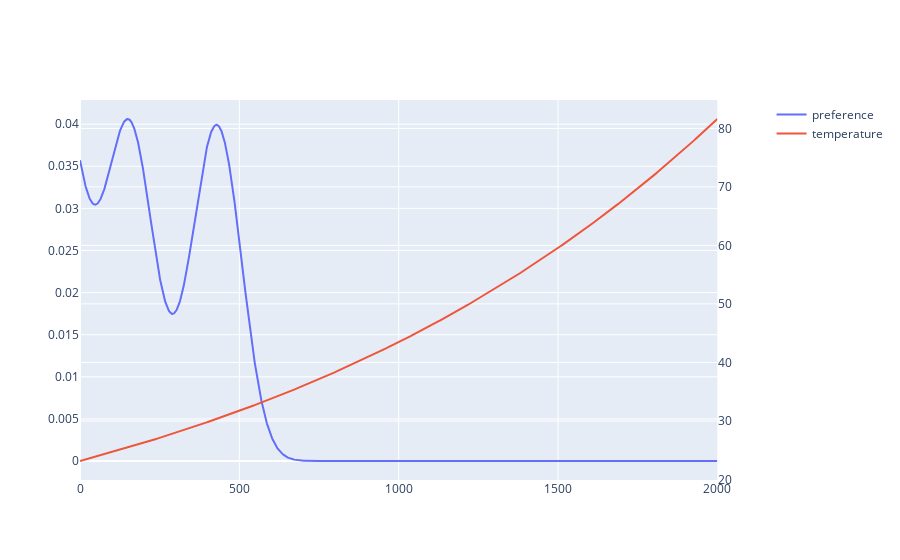

Here is the notebook cell this chart was saved with:
### Code cell
seed(SEED)

test_envs = make_envs(10, temp_mu=22)
test_hist = test(model, test_envs, n_rounds=2000)
# fig = px.line(x=list(range(len(test_hist.prefs))), y=test_hist.prefs).update_layout(
#     xaxis_title="round", yaxis_title="pref"
# )
fig = subplots.make_subplots(specs=[[{"secondary_y": True}]])
x = list(range(len(test_hist.prefs)))
mean_temps = test_hist.env_history[:, :, 0].mean(1)
fig.add_traces(
    data=[
        go.Scatter(x=x, y=test_hist.prefs, name="preference"),
        go.Scatter(x=x, y=mean_temps, name="temperature")
    ],
    secondary_ys=[0, 1],
)
# fig.write_image("testing_history_prefs_plot.png")
fig.show()

### Figure 1 — Plotly figure (JSON) as saved in the notebook; plotly's stock layout.template omitted (floating-point values rounded to 4 significant figures; data arrays with more than 128 entries replaced by an {"elided": "..."} marker saying what was removed)
{"data": [{"name": "preference", "type": "scatter", "x": {"elided": "2001 int values"}, "xaxis": "x", "y": {"elided": "2001 float values"}, "yaxis": "y"}, {"name": "temperature", "type": "scatter", "x": {"elided": "2001 int values"}, "xaxis": "x", "y": {"elided": "2001 float values"}, "yaxis": "y2"}], "layout": {"xaxis": {"anchor": "y", "domain": [0, 0.94]}, "yaxis": {"anchor": "x", "domain": [0, 1]}, "yaxis2": {"anchor": "x", "overlaying": "y", "side": "right"}}}
